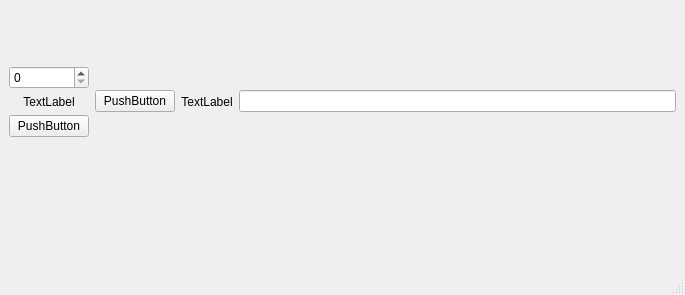
<?xml version="1.0" encoding="UTF-8"?>
<ui version="4.0">
 <class>MainWindow</class>
 <widget class="QMainWindow" name="MainWindow">
  <property name="geometry">
   <rect>
    <x>0</x>
    <y>0</y>
    <width>685</width>
    <height>295</height>
   </rect>
  </property>
  <property name="windowTitle">
   <string>MainWindow</string>
  </property>
  <widget class="QWidget" name="centralwidget">
   <property name="layoutDirection">
    <enum>Qt::LeftToRight</enum>
   </property>
   <layout class="QHBoxLayout" name="horizontalLayout_3">
    <item>
     <layout class="QGridLayout" name="gridLayout_4">
      <item row="0" column="0">
       <layout class="QGridLayout" name="gridLayout_3">
        <item row="0" column="0">
         <spacer name="verticalSpacer">
          <property name="orientation">
           <enum>Qt::Vertical</enum>
          </property>
          <property name="sizeHint" stdset="0">
           <size>
            <width>20</width>
            <height>40</height>
           </size>
          </property>
         </spacer>
        </item>
        <item row="1" column="0">
         <layout class="QHBoxLayout" name="horizontalLayout_2">
          <item>
           <layout class="QGridLayout" name="gridLayout_2">
            <item row="0" column="0">
             <layout class="QGridLayout" name="gridLayout">
              <item row="0" column="1">
               <layout class="QHBoxLayout" name="horizontalLayout">
                <item>
                 <widget class="QPushButton" name="pushButton">
                  <property name="text">
                   <string>PushButton</string>
                  </property>
                 </widget>
                </item>
                <item>
                 <widget class="QLabel" name="label">
                  <property name="layoutDirection">
                   <enum>Qt::LeftToRight</enum>
                  </property>
                  <property name="text">
                   <string>TextLabel</string>
                  </property>
                  <property name="alignment">
                   <set>Qt::AlignCenter</set>
                  </property>
                 </widget>
                </item>
                <item>
                 <widget class="QLineEdit" name="lineEdit"/>
                </item>
               </layout>
              </item>
              <item row="0" column="0">
               <layout class="QVBoxLayout" name="verticalLayout">
                <item>
                 <widget class="QSpinBox" name="spinBox"/>
                </item>
                <item>
                 <widget class="QLabel" name="label_2">
                  <property name="text">
                   <string>TextLabel</string>
                  </property>
                  <property name="alignment">
                   <set>Qt::AlignCenter</set>
                  </property>
                 </widget>
                </item>
                <item>
                 <widget class="QPushButton" name="pushButton_2">
                  <property name="text">
                   <string>PushButton</string>
                  </property>
                 </widget>
                </item>
               </layout>
              </item>
             </layout>
            </item>
           </layout>
          </item>
         </layout>
        </item>
       </layout>
      </item>
      <item row="1" column="0">
       <spacer name="verticalSpacer_2">
        <property name="orientation">
         <enum>Qt::Vertical</enum>
        </property>
        <property name="sizeHint" stdset="0">
         <size>
          <width>20</width>
          <height>40</height>
         </size>
        </property>
       </spacer>
      </item>
     </layout>
    </item>
   </layout>
  </widget>
  <widget class="QMenuBar" name="menubar">
   <property name="geometry">
    <rect>
     <x>0</x>
     <y>0</y>
     <width>685</width>
     <height>20</height>
    </rect>
   </property>
  </widget>
  <widget class="QStatusBar" name="statusbar"/>
 </widget>
 <resources/>
 <connections/>
</ui>
